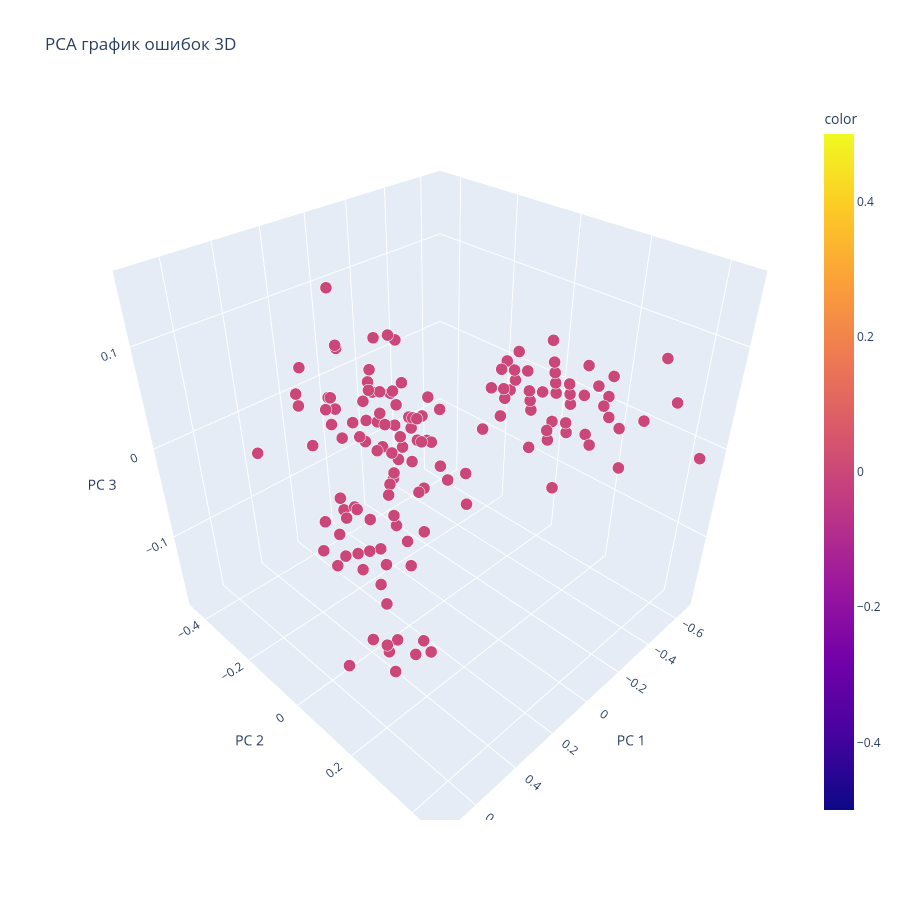

This figure's notebook cell:
### Code cell
ACCURACY_SCORE_MY_SOLUTION(pred_ward, [2,0,1], [10, 20, 30])

### Figure 1 — Plotly figure (JSON) as saved in the notebook; plotly's stock layout.template omitted (floating-point values rounded to 4 significant figures; data arrays with more than 128 entries replaced by an {"elided": "..."} marker saying what was removed)
{"data": [{"hovertemplate": "PC 1=%{x}<br>PC 2=%{y}<br>PC 3=%{z}<br>size=%{marker.size}<br>color=%{marker.color}<extra></extra>", "legendgroup": "", "marker": {"color": {"elided": "150 int values"}, "coloraxis": "coloraxis", "opacity": 1, "size": {"elided": "150 float values"}, "sizemode": "area", "sizeref": 0.00025, "symbol": "circle"}, "mode": "markers", "name": "", "scene": "scene", "showlegend": false, "type": "scatter3d", "x": {"elided": "150 float values"}, "y": {"elided": "150 float values"}, "z": {"elided": "150 float values"}}], "layout": {"coloraxis": {"colorbar": {"title": {"text": "color"}}, "colorscale": [[0, "#0d0887"], [0.1111, "#46039f"], [0.2222, "#7201a8"], [0.3333, "#9c179e"], [0.4444, "#bd3786"], [0.5556, "#d8576b"], [0.6667, "#ed7953"], [0.7778, "#fb9f3a"], [0.8889, "#fdca26"], [1, "#f0f921"]]}, "height": 900, "legend": {"itemsizing": "constant", "tracegroupgap": 0}, "scene": {"domain": {"x": [0, 1], "y": [0, 1]}, "xaxis": {"title": {"text": "PC 1"}}, "yaxis": {"title": {"text": "PC 2"}}, "zaxis": {"title": {"text": "PC 3"}}}, "title": {"text": "PCA график ошибок 3D"}, "width": 900}}
